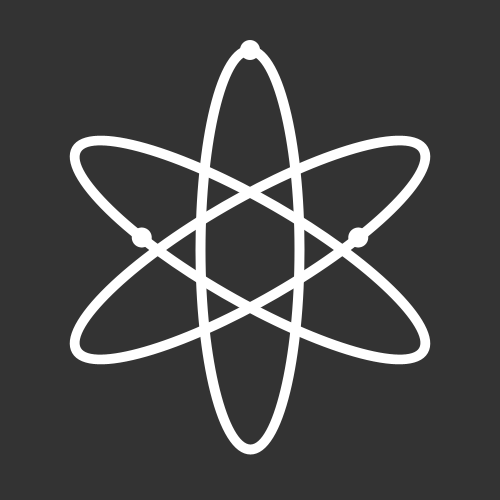
Frame 1 (no input)
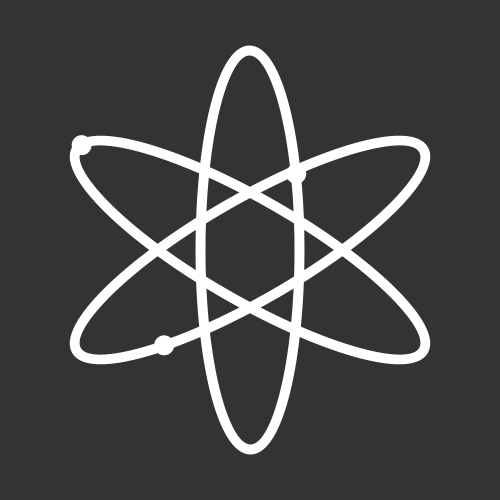
Frame 60 (the mouse pressed at the canvas centre just before this capture)
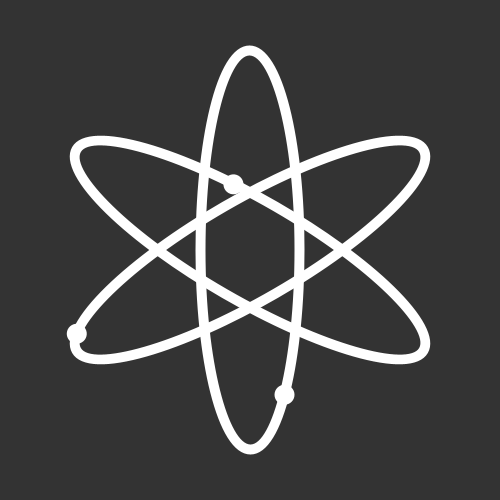
Frame 120 (the mouse held since frame 60 and released just before this capture)

The Processing sketch that drew these frames (run headless with seeded random() and noise(); from frame 60 on, the mouse is pressed at the canvas centre):

// Processing sketch: halo
// ── halo.pde
float r = 200 ;
float theta = 0 ;

void setup() {
  size(500, 500) ;
  noStroke() ;
}

void draw() {
  background(51) ;
  translate(width / 2, height / 2) ;
  rotate(-HALF_PI) ;
  for (int i = 0 ; i < 3 ; i++) {
    pushMatrix() ;
    float angle = i * PI / 3 ;
    rotate(angle) ;
    float x = r * cos(theta + angle) ;
    float y = r * sin(theta + angle) * 0.25 ;
    drawEllipse(0, 0) ;
    drawBall(x, y) ;
    popMatrix() ;
  }
  updateTheta() ;
}

void updateTheta() {
  theta = (theta + 0.02) % TWO_PI ;
}

void drawEllipse(float x, float y) {
  pushStyle() ;
  strokeWeight(10) ;
  stroke(255) ;
  noFill() ;
  ellipse(x, y, 2 * r, 2 * r * 0.25) ;
  popStyle() ;
}

void drawBall(float x, float y) {
  fill(255) ;
  ellipse(x, y, 20, 20) ;
}
